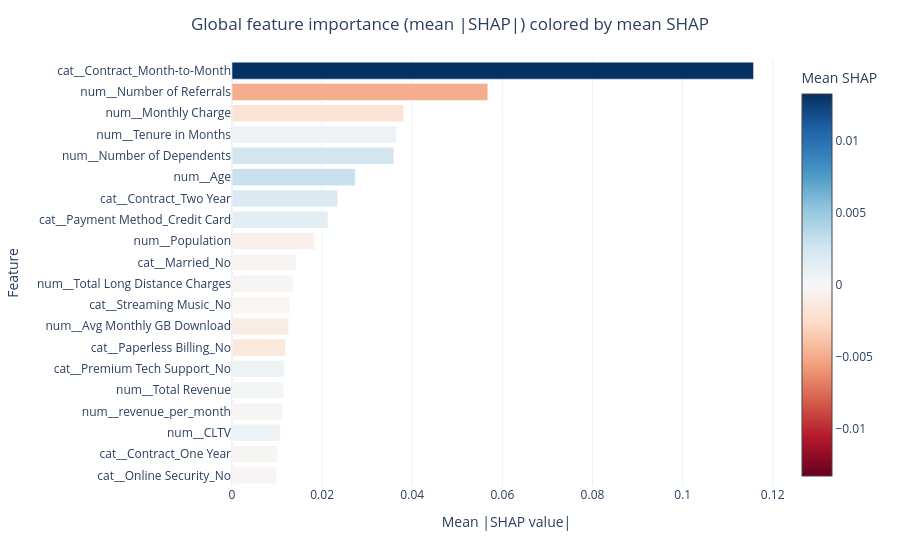

Write notebook code for a chart like this one.
### Markdown cell above
This section uses SHAP to summarize both global feature importance and the direction of feature contributions. The goal is to understand what drives the model’s predictions, not to claim that these variables cause churn.

### Code cell
# Transform test data through the preprocessor
X_test_transformed = final_pipe.named_steps['preprocessor'].transform(X_test_feat)
feature_names = final_pipe.named_steps['preprocessor'].get_feature_names_out()

# Wrapper that returns predicted probabilities for the positive class
def model_predict_proba(X):
    return final_pipe.named_steps['classifier'].predict_proba(X)[:, 1]

# Use a subset for speed
X_sample = X_test_transformed[:500]

# Background data for explainer
background = shap.maskers.Independent(X_sample, max_samples=min(200, len(X_sample)))

explainer = shap.Explainer(
    model_predict_proba,
    masker=background,
    feature_names=feature_names,
)

shap_values = explainer.shap_values(X_sample)  # shape: (n_samples, n_features)

# Mean absolute SHAP for ordering
mean_abs_shap = np.mean(np.abs(shap_values), axis=0)
# Mean SHAP (with sign) for coloring
mean_shap = np.mean(shap_values, axis=0)

importance_df = pd.DataFrame({
    'feature': feature_names,
    'mean_abs_shap': mean_abs_shap,
    'mean_shap': mean_shap,
}).sort_values('mean_abs_shap', ascending=True)

top_n = 20
importance_df = importance_df.tail(top_n).copy()

fig = go.Figure()

fig.add_trace(go.Bar(
    x=importance_df['mean_abs_shap'],
    y=importance_df['feature'],
    orientation='h',
    marker=dict(
        color=importance_df['mean_shap'],
        colorscale='RdBu',
        cmin=-max(np.abs(importance_df['mean_shap'])),
        cmax= max(np.abs(importance_df['mean_shap'])),
        showscale=True,
        colorbar=dict(title='Mean SHAP'),
    ),
    hovertemplate=(
        '<b>%{y}</b><br>'
        'Mean |SHAP|: %{x:.4f}<br>'
        'Mean SHAP: %{marker.color:.4f}<extra></extra>'
    ),
))

fig.update_layout(template='plotly_white',
    title='Global feature importance (mean |SHAP|) colored by mean SHAP',
    title_x=0.5,
    xaxis_title='Mean |SHAP value|',
    yaxis_title='Feature',
    height=min(600, 40 + top_n * 25),
    margin=dict(l=220, r=40, t=60, b=20),
)

fig.show()

### Figure 1 — Plotly figure (JSON) as saved in the notebook; plotly's stock layout.template omitted (floating-point values rounded to 4 significant figures)
{"data": [{"hovertemplate": "<b>%{y}</b><br>Mean |SHAP|: %{x:.4f}<br>Mean SHAP: %{marker.color:.4f}<extra></extra>", "marker": {"cmax": 0.01327, "cmin": -0.01327, "color": [-0.0002379, -0.0002121, 0.0007127, -0.0001744, 0.0002621, 0.0006686, -0.001455, -0.001016, -0.0002278, -0.0001434, -0.0002565, -0.0006781, 0.001365, 0.00204, 0.003008, 0.002505, 0.000733, -0.001882, -0.004879, 0.01327], "colorbar": {"title": {"text": "Mean SHAP"}}, "colorscale": [[0, "rgb(103,0,31)"], [0.1, "rgb(178,24,43)"], [0.2, "rgb(214,96,77)"], [0.3, "rgb(244,165,130)"], [0.4, "rgb(253,219,199)"], [0.5, "rgb(247,247,247)"], [0.6, "rgb(209,229,240)"], [0.7, "rgb(146,197,222)"], [0.8, "rgb(67,147,195)"], [0.9, "rgb(33,102,172)"], [1, "rgb(5,48,97)"]], "showscale": true}, "orientation": "h", "type": "bar", "x": [0.009925, 0.01016, 0.01075, 0.01126, 0.01148, 0.01163, 0.01182, 0.01256, 0.01292, 0.0136, 0.01425, 0.01833, 0.02133, 0.02345, 0.02736, 0.03593, 0.03647, 0.03805, 0.05677, 0.1157], "y": ["cat__Online Security_No", "cat__Contract_One Year", "num__CLTV", "num__revenue_per_month", "num__Total Revenue", "cat__Premium Tech Support_No", "cat__Paperless Billing_No", "num__Avg Monthly GB Download", "cat__Streaming Music_No", "num__Total Long Distance Charges", "cat__Married_No", "num__Population", "cat__Payment Method_Credit Card", "cat__Contract_Two Year", "num__Age", "num__Number of Dependents", "num__Tenure in Months", "num__Monthly Charge", "num__Number of Referrals", "cat__Contract_Month-to-Month"]}], "layout": {"height": 540, "margin": {"b": 20, "l": 220, "r": 40, "t": 60}, "title": {"text": "Global feature importance (mean |SHAP|) colored by mean SHAP", "x": 0.5}, "xaxis": {"title": {"text": "Mean |SHAP value|"}}, "yaxis": {"title": {"text": "Feature"}}}}
